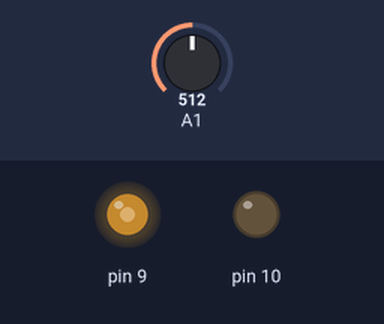
Simulated run of this sketch. Board: Arduino Uno, built with avr-gcc and run on an emulated ATmega328P. On the bench: output pins drawn as LEDs (lit = HIGH). The inputs (shaded band) are chosen by the test bench; at power-on: A1 = 512.

Above: at 1.2 s.
1.3 s: A1 set to 716
At 2.5 s:
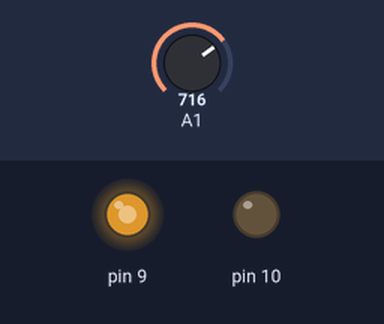
2.8 s: A1 set to 900
At 3.8 s:
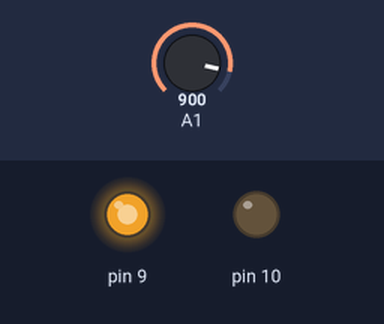
4.3 s: A1 set to 122
At 4.9 s:
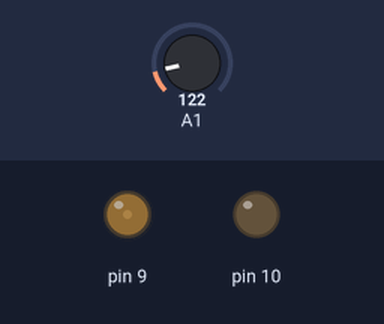
5.8 s: A1 set to 0
At 6.1 s:
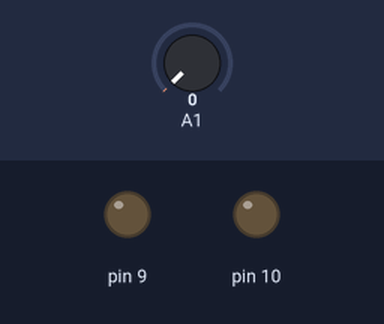
7.3 s: A1 set to 511
At 8.4 s:
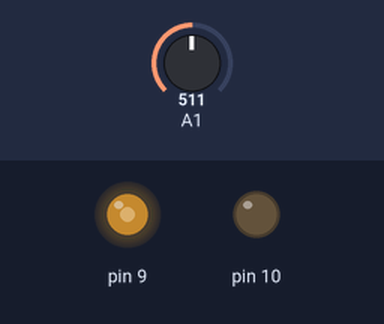
Timing chart, 0 to 9.8 s (numbered marks = the images above; inputs shaded):
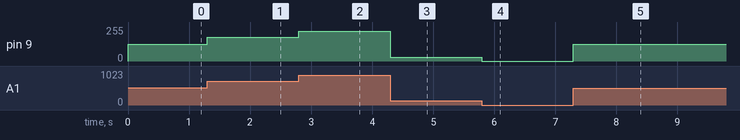

The sketch:

LAB3_2.ino
```cpp
void setup() {
  // put your setup code here, to run once:
pinMode(A1,INPUT);
pinMode(9,OUTPUT);
pinMode(10,OUTPUT);

}

void loop() {
  // put your main code here, to run repeatedly:

int button=digitalRead(10);


  if(button==0)
  {
    int val=analogRead(A1);
    val=map(val,0,1023,0,255);
    analogWrite(9,val);
  }
  else{
    analogWrite(9,0);
  }

}
```

Measured:
- after the input at 1.3 s, pin 9: 127/255 → 178/255 at once
- after the input at 2.8 s, pin 9: 178/255 → 224/255 at once
- after the input at 4.3 s, pin 9: 224/255 → 30/255 at once
- after the input at 5.8 s, pin 9: 30/255 → 0/255 at once
- after the input at 7.3 s, pin 9: 0/255 → 127/255 at once
